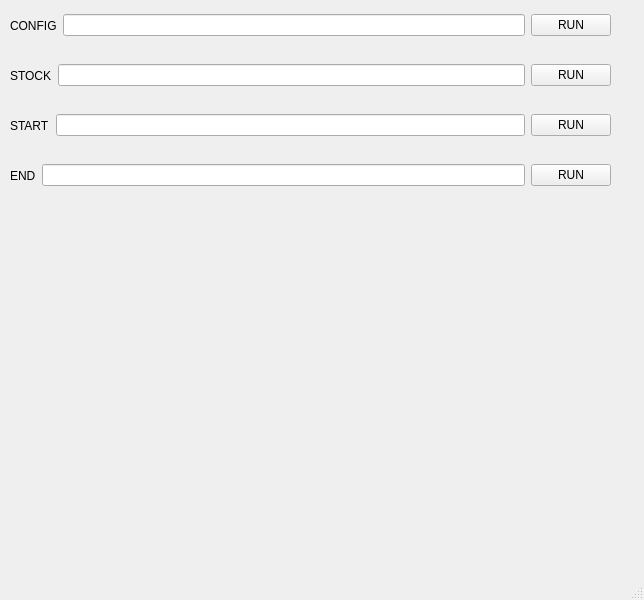
<?xml version="1.0" encoding="UTF-8"?>
<ui version="4.0">
 <class>MainWindow</class>
 <widget class="QMainWindow" name="MainWindow">
  <property name="geometry">
   <rect>
    <x>0</x>
    <y>0</y>
    <width>644</width>
    <height>600</height>
   </rect>
  </property>
  <property name="windowTitle">
   <string>MainWindow</string>
  </property>
  <widget class="QWidget" name="centralwidget">
   <widget class="QWidget" name="horizontalLayoutWidget">
    <property name="geometry">
     <rect>
      <x>0</x>
      <y>50</y>
      <width>621</width>
      <height>51</height>
     </rect>
    </property>
    <layout class="QHBoxLayout" name="horizontalLayout">
     <property name="leftMargin">
      <number>10</number>
     </property>
     <property name="rightMargin">
      <number>10</number>
     </property>
     <item>
      <widget class="QLabel" name="label">
       <property name="text">
        <string>STOCK</string>
       </property>
      </widget>
     </item>
     <item>
      <widget class="QLineEdit" name="lineEdit_stock"/>
     </item>
     <item>
      <widget class="QPushButton" name="pushButton">
       <property name="text">
        <string>RUN</string>
       </property>
      </widget>
     </item>
    </layout>
   </widget>
   <widget class="QWidget" name="horizontalLayoutWidget_2">
    <property name="geometry">
     <rect>
      <x>0</x>
      <y>0</y>
      <width>621</width>
      <height>51</height>
     </rect>
    </property>
    <layout class="QHBoxLayout" name="horizontalLayout_2">
     <property name="leftMargin">
      <number>10</number>
     </property>
     <property name="rightMargin">
      <number>10</number>
     </property>
     <item>
      <widget class="QLabel" name="label_2">
       <property name="text">
        <string>CONFIG</string>
       </property>
      </widget>
     </item>
     <item>
      <widget class="QLineEdit" name="lineEdit_config"/>
     </item>
     <item>
      <widget class="QPushButton" name="pushButton_config">
       <property name="text">
        <string>RUN</string>
       </property>
      </widget>
     </item>
    </layout>
   </widget>
   <widget class="QWidget" name="horizontalLayoutWidget_3">
    <property name="geometry">
     <rect>
      <x>0</x>
      <y>100</y>
      <width>621</width>
      <height>51</height>
     </rect>
    </property>
    <layout class="QHBoxLayout" name="horizontalLayout_3">
     <property name="leftMargin">
      <number>10</number>
     </property>
     <property name="rightMargin">
      <number>10</number>
     </property>
     <item>
      <widget class="QLabel" name="label_3">
       <property name="text">
        <string>START</string>
       </property>
      </widget>
     </item>
     <item>
      <widget class="QLineEdit" name="lineEdit_3"/>
     </item>
     <item>
      <widget class="QPushButton" name="pushButton_3">
       <property name="text">
        <string>RUN</string>
       </property>
      </widget>
     </item>
    </layout>
   </widget>
   <widget class="QWidget" name="horizontalLayoutWidget_4">
    <property name="geometry">
     <rect>
      <x>0</x>
      <y>150</y>
      <width>621</width>
      <height>51</height>
     </rect>
    </property>
    <layout class="QHBoxLayout" name="horizontalLayout_4">
     <property name="leftMargin">
      <number>10</number>
     </property>
     <property name="rightMargin">
      <number>10</number>
     </property>
     <item>
      <widget class="QLabel" name="label_4">
       <property name="text">
        <string>END</string>
       </property>
      </widget>
     </item>
     <item>
      <widget class="QLineEdit" name="lineEdit_4"/>
     </item>
     <item>
      <widget class="QPushButton" name="pushButton_4">
       <property name="text">
        <string>RUN</string>
       </property>
      </widget>
     </item>
    </layout>
   </widget>
  </widget>
  <widget class="QMenuBar" name="menubar">
   <property name="geometry">
    <rect>
     <x>0</x>
     <y>0</y>
     <width>644</width>
     <height>21</height>
    </rect>
   </property>
  </widget>
  <widget class="QStatusBar" name="statusbar"/>
 </widget>
 <resources/>
 <connections/>
</ui>
